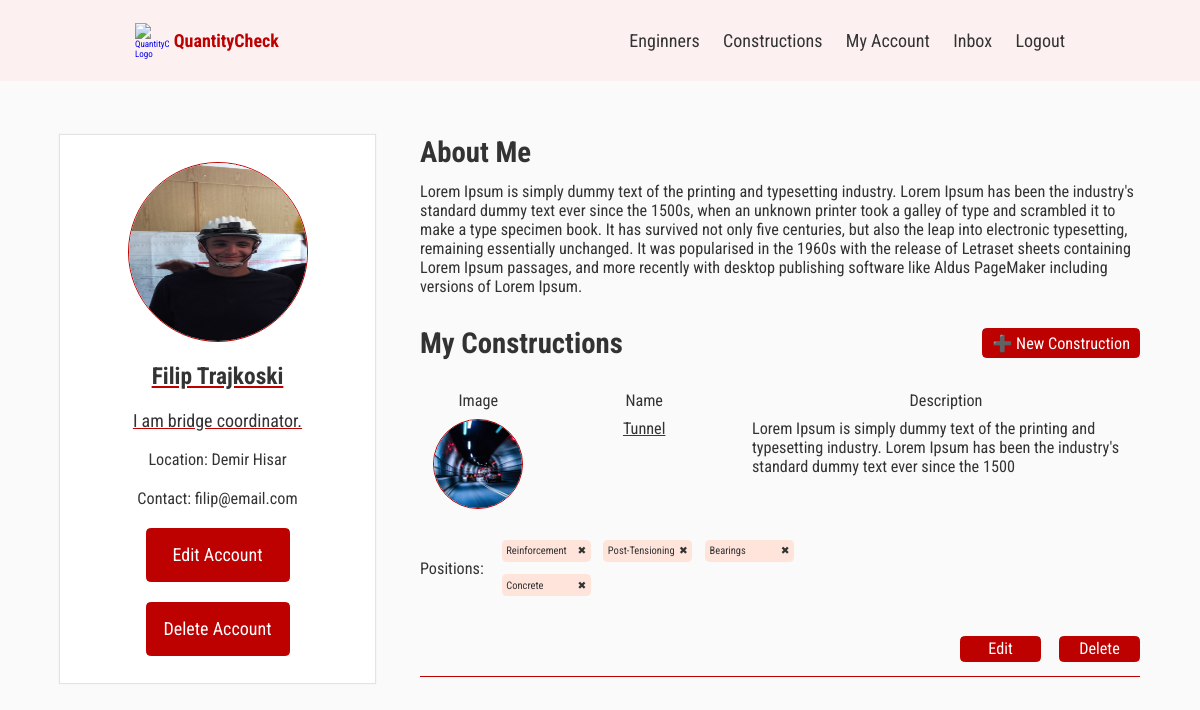
The page /users/account/ (signed in) on the database its author committed.
### users/models.py (models this page shows, shortened)
class Profile(models.Model):
    user = models.OneToOneField(User, on_delete=models.CASCADE, null=True, blank=True)
    name = models.CharField(max_length=50, blank=True, null=True)
    username = models.CharField(max_length=50, blank=True, null=True)
    location = models.CharField(max_length=50, blank=True, null=True)
    email = models.EmailField(max_length=50, blank=True, null=True)
    short_intro = models.CharField(max_length=150, blank=True, null=True)
    bio = models.TextField(blank=True, null=True)
    profile_image = models.ImageField(null=True, blank=True, upload_to='profiles/', default='profiles/user-default.png')
    created = models.DateTimeField(auto_now_add=True)
    id = models.UUIDField(default=uuid.uuid4, unique=True, primary_key=True, editable=False)
    class Meta:
        ordering = ['-created']
    @property
    def imageURL_profile(self):
        try:
            url = self.profile_image.url
        except:
            url = '/static/images/profiles/user-default.png'
        return url

### constructions/models.py (models this page shows, shortened)
class Construction(models.Model):
    owner = models.ForeignKey(
        Profile, null=True, blank=True, on_delete=models.CASCADE)
    title = models.CharField(max_length=30)
    description = models.TextField(null=True, blank=True, max_length=295)
    featured_image = models.ImageField(null=True, blank=True, default='default.jpg')
    created = models.DateTimeField(auto_now_add=True)
    tags = models.ManyToManyField('Tag', blank=True)
    id = models.UUIDField(default=uuid.uuid4, unique=True, primary_key=True, editable=False)
    def __str__(self):
        return self.title
    class Meta:
        ordering = ['-created']
    @property
    def imageURL_single_construction(self):
        try:
            url = self.featured_image.url
        except:
            url = '/static/images/default.jpg'
        return url

class Tag(models.Model):
    name = models.CharField(max_length=25)
    created = models.DateTimeField(auto_now_add=True)
    id = models.UUIDField(default=uuid.uuid4, unique=True,
                          primary_key=True, editable=False)
    def __str__(self):
        return self.name
    class Meta:
        ordering = ['-created']

### users/views.py (the view)
# urls.py: path('account/', views.userAccount, name='account'),
@login_required(login_url='login')
def userAccount(request):
    profile = request.user.profile
    constructions = profile.construction_set.all()
    context = {'profile':profile, 'constructions':constructions}
    return render(request, 'users/account.html', context)

### users/templates/users/account.html
{% extends 'main.html' %}
{% load static %}
{% block content %}
<main>
    <div class="profile__container">
        <div class="layout">
            <div class="profile__card">
                <img class="profile__photo" src="{{profile.imageURL_profile}}" alt="Profile Image">
                <h2 class="engineer__name">{{profile.name}}</h2>
                <p class="engineer__title">{{profile.short_intro}}</p>
                <p class="engineer__location">Location: {{profile.location}}</p>
                <p class="engineer__email">Contact: {{profile.email}}</p>
                <a href="{% url 'users:edit-account' %}" class="btn btn--sub btn--lg">Edit Account</a>
                <a href="{% url 'users:delete-account' profile.id %}" class="btn btn--sub btn--lg">Delete Account</a>
            </div>
            <div class="profile__info">
                <h2>About Me</h2>
                <p>{{profile.bio|slice:'1000'}}</p>
                <div class="my__constructions">
                    <h2>My Constructions</h2>
                    <a class="add__operation" href="{% url 'constructions:create-construction' %}">➕ New Construction</a>
                </div>
                <div class="construction__tags-account">
                    {% for construction in constructions %}
                        {% if construction.owner.name == profile.name %}
                            <div class="construction__features">
                                <div class="feature">
                                    <label for="image">Image</label>
                                    <a href="{% url 'constructions:construction' construction.id %}"><img class="construction__thumbnail" src="{{construction.imageURL_single_construction}}" alt="Project Thumbnail" /></a>
                                </div>
                                <div class="feature">
                                    <label for="name">Name</label>
                                    <a href="{% url 'constructions:construction' construction.id %}" class="construction__tag"><span >{{construction}}</span></a>
                                </div>
                                <div class="feature">
                                    <label for="description">Description</label>
                                    <p>{{construction.description|slice:'150'}}</p>
                                </div>
                                <div class="feature_positions">
                                    <label for="description" class="positions">Positions: </label>
                                        <div class="feature_positions-grid">
                                            {% for tag in construction.tags.all|slice:'6' %}
                                                    <span class="tag__lg position__hide">
                                                        <small>{{tag}}</small><small data-tag="{{tag.id}}" data-construction="{{construction.id}}" class="deletePosition">&#10006</small>
                                                    </span>
                                            {% endfor %}
                                        </div>
                                </div>
                                <div class="operations">
                                    <a class="operation" href="{% url 'constructions:update-construction' construction.id %}">Edit</a>
                                    <a class="operation" href="{% url 'constructions:delete-construction' construction.id %}?next=/users/account/">Delete</a>
                                </div>
                            </div>
                        {% endif %}
                    {% endfor %}
                </div>
            </div>
        </div>
    </div>
</main>
{% endblock content %}

### static/styles/constructions.css (style rules this page uses)
* { margin: 0; padding: 0; box-sizing: inherit; }
html { font-size: 62.5%; box-sizing: border-box; overflow-x: hidden; }
body { font-family: 'Roboto Condensed', sans-serif; background-color: rgb(250, 250, 250); }
html, body { max-width: 100%; }
main { display: flex; flex-direction: column; align-items: center; }
.btn { width: 10rem; height: 6rem; border: solid 0.2px #bd0000; border-radius: 0.5rem; cursor: pointer; background-color: rgb(250, 250, 250); transition: 0.3s ease-out; }
.btn--sub { font-size: 2rem; font-weight: 400; padding: 1rem; }

### static/styles/single-construction.css (style rules this page uses)
.tag__lg { border-radius: 0.5rem; background-color: rgba(255, 227, 217, 0.90); padding: 0.5rem 1rem; font-size: 1.8rem; font-weight: 400; word-wrap: break-word; text-align: center; }

### static/styles/single-profile.css (style rules this page uses)
.profile__container { width: 100vw; height: 100vh; }
.layout { padding-top: 6rem; display: flex; justify-content: center; align-items: flex-start; gap: 10rem; }
.profile__card { display: flex; flex-direction: column; align-items: center; gap: 2.2rem; color: #333333; box-shadow: 0 0 1px 1px rgba(136, 136, 136, 0.2); width: 45rem; padding: 3rem; height: fit-content; background-color: #fff; }
.profile__photo { width: 20rem; height: 20rem; border: solid 0.2px #bd0000; border-radius: 50%; }
.engineer__name { font-size: 2.6rem; font-weight: 700; text-decoration: underline; text-decoration-color: #bd0000; }
.engineer__title { font-size: 2rem; text-decoration: underline; text-decoration-color: #bd0000; }
.engineer__location, .engineer__email { font-size: 1.8rem; }
.profile__card a { display: flex; align-items: center; justify-content: center; text-decoration: none; color: #fff; width: 16rem; background-color: #bd0000; transition: all 0.3s ease-out; }
.profile__info { display: flex; flex-direction: column; gap: 1.4rem; color: #333333; width: 80rem; }
.profile__info h2 { font-size: 3.2rem; }
.profile__info p { font-size: 1.8rem; }
.construction__tag { text-decoration: underline; text-decoration-color: #bd0000; color: #333333; transition: all 0.3s ease-out; }

### static/styles/alerts.css (style rules this page uses)
:root { --color-white-light: rgba(136, 136, 136, 0.2); --color-main-light: rgb(180, 206, 255); --color-main: rgb(0, 54, 155); --color-error-bg: rgb(255, 179, 179); --color-error: rgb(155, 0, 0); --color-success-bg: rgb(219, 255, 219); --color-success: rgb(0, 155, 0); }

### static/styles/account.css (style rules this page uses)
.construction__tags-account { display: flex; flex-direction: column; gap: 2rem; }
.construction__features { display: grid; grid-template-columns: 0.3fr 0.5fr 1fr; grid-template-rows: 1fr 0.7fr; column-gap: 1.2rem; row-gap: 2rem; align-items: flex-start; justify-items: center; border-bottom: solid 0.2px #bd0000; color: #333333; }
.construction__thumbnail { width: 10rem; height: 10rem; border-radius: 50%; border: solid 0.2px #bd0000; }
.operations { display: flex; align-items: center; gap: 2rem; align-self: center; justify-self: flex-end; grid-column: 3/4; }
.operation { text-decoration: none; width: 9rem; color: white; background-color: #bd0000; border-radius: 0.5rem; padding: 0.3rem 1.2rem; text-align: center; transition: all 0.3s ease-out; border: solid 0.2px #bd0000; font-size: 1.8rem; }
.add__operation { font-size: 1.8rem; width: fit-content; padding: 0.5rem 1rem; text-decoration: none; color: #fff; background-color: #bd0000; border: solid 0.5px #bd0000; border-radius: 0.5rem; transition: all 0.3s ease-out; }
.feature { display: flex; flex-direction: column; gap: 1rem; align-items: center; font-size: 1.8rem; padding-bottom: 1rem; }
.my__constructions { display: flex; align-items: center; justify-content: space-between; }
.profile__info p, .my__constructions { margin-bottom: 2rem; }
.feature_positions { display: flex; align-items: center; justify-self: flex-start; gap: 1rem; grid-column: 1/4; grid-row: 2/3; }
.feature_positions label { font-size: 1.8rem; }
.feature_positions span { font-size: 1.4rem; padding: 0.5rem 0.5rem; display: flex; align-items: center; justify-content: space-between; }
.feature_positions-grid { display: grid; grid-template-columns: repeat(3, 1fr); grid-template-rows: auto; row-gap: 1.4rem; column-gap: 1.4rem; margin-left: 1rem; }
.deletePosition { margin-left: 0.5rem; cursor: pointer; text-decoration: none; color: #333333; justify-self: flex-end; }

### static/styles/responsive.css (style rules this page uses)
@media (max-width: 90em) { .profile__card { width: 35rem; margin-bottom: 3rem; } }
@media (max-width: 90em) { .layout { gap: 5rem; padding-left: 2.5rem; padding-right: 2.5rem; } }
@media (max-width: 75em) { html { font-size: 56.25%; } }
@media (max-width: 75em) { .engineer__email { text-align: center; } }

### rows shown on the page
Profile: imageURL_profile (picture), name "Filip Trajkoski", short_intro "I am bridge coordinator.", location "Demir Hisar", email "filip@email.com", bio "Lorem Ipsum is simply dummy text of the printing and typesetting industry. Lorem Ipsum has been the industry's standard dummy text ever since the 1500s, when an unknown printer took a galley of type and scrambled it to make a type specimen book. It has survived not only five centuries, but also the leap into electronic typesetting, remaining essentially unchanged. It was popularised in the 1960s with the release of Letraset sheets containing Lorem Ipsum passages, and more recently with desktop publishing software like Aldus PageMaker including versions of Lorem Ipsum."
Construction: imageURL_single_construction (picture), title "Tunnel", description "Lorem Ipsum is simply dummy text of the printing and typesetting industry. Lorem Ipsum has been the industry's standard dummy text ever since the 1500"
Tag: name "Reinforcement"
Tag: name "Post-Tensioning"
Tag: name "Bearings"
Tag: name "Concrete"
